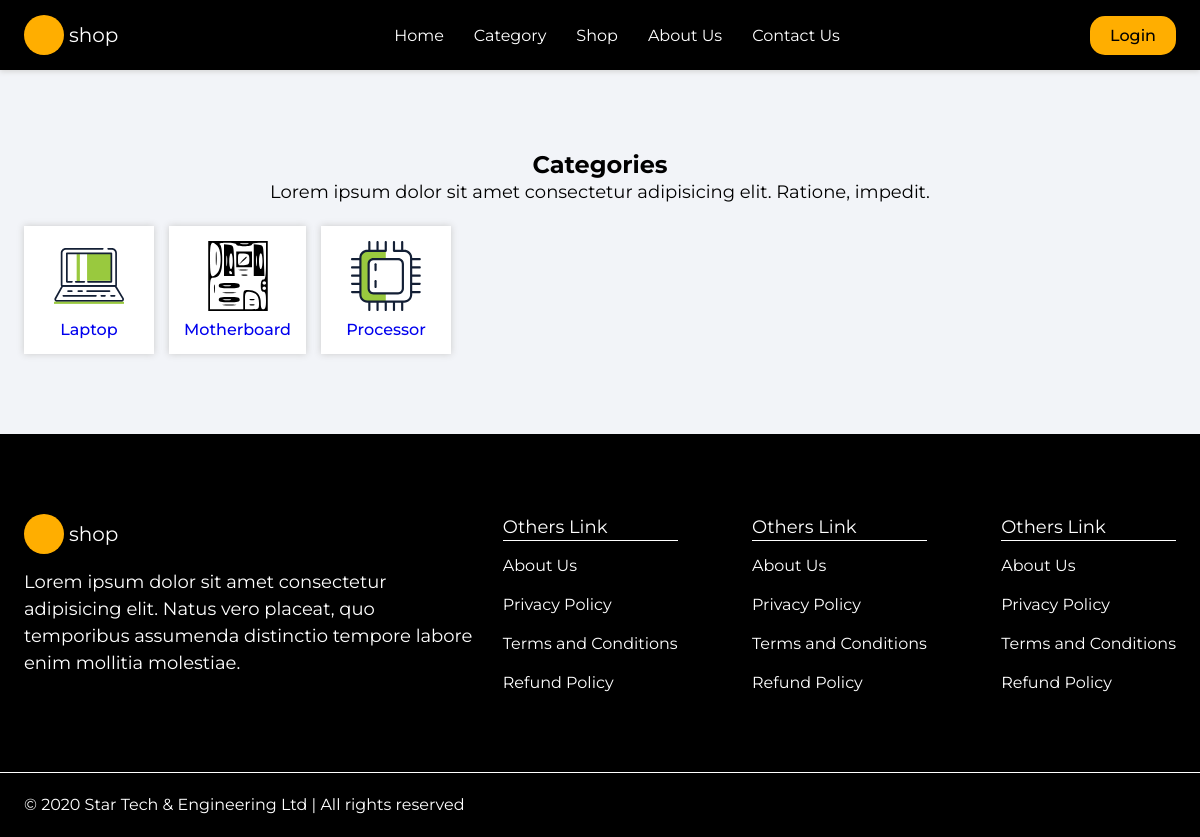
The page /category/ on the database its author committed.
### store/models.py (models this page shows, shortened)
class Category(models.Model):
    name = models.CharField(max_length=255)
    slug = models.SlugField(max_length=255, unique=True)
    image = models.ImageField(upload_to="images/", max_length=100)
    updated_at = models.DateTimeField(auto_now=True)
    created_at = models.DateTimeField(auto_now_add=True)
    class Meta:
        ordering=['name']

### store/views.py (the view)
# urls.py: path('category/', views.category, name='category.index'),
def category(request):
    categories = Category.objects.all()
    context = {
        'categories': categories
    }
    return render(request, 'category/index.html', context)

### store/templates/category/index.html (shortened to what this page needs)
{% extends "main.html" %}
{% load static %}
{% block content %}
<section class="category">
    <div class="container category__container">
        <div class="heading">
            <h2>Categories</h2>
            <p>Lorem ipsum dolor sit amet consectetur adipisicing elit. Ratione, impedit.</p>
        </div>
        <div class="categories">
            {% for category in categories %}
            <div class="item">
                <img src="{{ category.image.url }}" alt="Laptop">
                <a href="{% url 'category.show' category.slug %}">{{ category.name }}</a>
            </div>
            {% endfor %}
        </div>
    </div>
</section>
{% endblock content %}

### templates/main.html (shortened to what this page needs)
{% load static %}
<!DOCTYPE html>
<html lang="en">
<head>
    <link rel="stylesheet" href="{% static 'font/css/all.min.css' %}">
    <link rel="stylesheet" href=" {% static 'css/style.css' %}">
</head>
<body>
    {% include "navbar.html" %}
    {% block content %}
    {% endblock %}
    {% include "footer.html" %}
</body>
</html>

### templates/navbar.html (shortened to what this page needs)
<div class="menu">
    <div class="container menu__container">
        <div class="logo">
            <a href="#"><i class="fa-solid fa-laptop"></i>shop</a>
        </div>
        <nav class="nav">
            <ul>
                <li class="menu-item"><a class="nav-link" href="{% url 'index' %}">Home</a></li>
                <li class="menu-item"><a class="nav-link" href="{% url 'category.index' %}">Category</a></li>
                <li class="menu-item"><a class="nav-link" href="{% url 'product.index' %}">Shop</a></li>
                <li class="menu-item"><a class="nav-link" href="#">About Us</a></li>
                <li class="menu-item"><a class="nav-link" href="#">Contact Us</a></li>
            </ul>
        </nav>
        <div class="menu-btn">
            <a href="#" class="login">Login</a>
        </div>
    </div>
</div>

### templates/footer.html
<div class="footer">
    <div class="container footer__container">
        <div class="footer-area">
            <div class="left__widget">
                <div class="logo mb-15">
                    <a href="#"><i class="fa-solid fa-laptop"></i>shop</a>
                </div>
                <p>Lorem ipsum dolor sit amet consectetur adipisicing elit. Natus vero placeat, quo temporibus assumenda
                    distinctio tempore labore enim mollitia molestiae.</p>
            </div>
            <div class="right__widget">
                <div class="footer-menu">
                    <p class="footer-heading">Others Link</p>
                    <ul>
                        <li><a href="#">About Us</a></li>
                        <li><a href="#">Privacy Policy</a></li>
                        <li><a href="#">Terms and Conditions</a></li>
                        <li><a href="#">Refund Policy</a></li>
                    </ul>
                </div>
                <div class="footer-menu">
                    <p class="footer-heading">Others Link</p>
                    <ul>
                        <li><a href="#">About Us</a></li>
                        <li><a href="#">Privacy Policy</a></li>
                        <li><a href="#">Terms and Conditions</a></li>
                        <li><a href="#">Refund Policy</a></li>
                    </ul>
                </div>
                <div class="footer-menu">
                    <p class="footer-heading">Others Link</p>
                    <ul>
                        <li><a href="#">About Us</a></li>
                        <li><a href="#">Privacy Policy</a></li>
                        <li><a href="#">Terms and Conditions</a></li>
                        <li><a href="#">Refund Policy</a></li>
                    </ul>
                </div>
            </div>
        </div>
    </div>
</div>
<div class="bottom-footer">
    <div class="container">
        <p>© 2020 Star Tech & Engineering Ltd | All rights reserved</p>
    </div>
</div>

### static/css/style.css (style rules this page uses)
:root { --primary-color: rgb(255, 174, 0); --secondary-color: rgb(255, 145, 0); --white-color: #fff; --black-color: #000; --gray-color: rgb(48, 48, 48); }
* { margin: 0; padding: 0; box-sizing: border-box; }
body { font-family: 'Montserrat', sans-serif; background: #f2f4f8; }
ul { list-style: none; }
a { text-decoration: none; display: inline-block; }
img { width: 100%; }
h2 { font: 34px; }
p { font-size: 18px; line-height: 1.5; }
section { padding: 80px 0; }
.container { padding: 0 2%; }
.mb-15 { margin-bottom: 15px; }
.heading { text-align: center; margin-bottom: 20px; }
.menu { background: var(--black-color); box-shadow: 0 2px 5px rgb(216, 216, 216); padding: 15px 0; position: relative; }
.menu__container { display: flex; justify-content: space-between; align-items: center; }
.logo { width: 120px; }
.logo a { display: flex; align-items: center; color: var(--white-color); font-size: 20px; }
.logo i { background: var(--primary-color); color: var(--black-color); height: 40px; width: 40px; font-size: 20px; font-weight: bold; border-radius: 50%; margin-right: 5px; display: flex; align-items: center; justify-content: center; }
.menu .nav ul { display: flex; gap: 30px; }
.menu .nav .menu-item { position: relative; }
.menu .nav .menu-item .nav-link { color: var(--white-color); }
.menu .login { background: var(--primary-color); padding: 10px 20px; color: var(--black-color); font-weight: 500; border-radius: 15px; }
.menu .menu-btn { display: flex; justify-content: center; gap: 10px; }
.category .categories { display: grid; grid-template-columns: repeat(8, 1fr); gap: 15px; }
.category .categories .item { background: var(--white-color); box-shadow: 0 0 7px rgb(202, 202, 202); padding: 15px; text-align: center; }
.category .categories .item img { width: 70px; margin-bottom: 5px; }
.category .categories .item a { font-weight: 500; }
.footer { background: var(--black-color); padding: 80px 0; color: var(--white-color); }
.footer-area { display: flex; gap: 30px; }
.footer-area .left__widget { flex-basis: 40%; }
.footer-area .right__widget { flex-basis: 60%; display: flex; justify-content: space-between; gap: 30px; }
.footer-menu .footer-heading { margin-bottom: 15px; position: relative; }
.footer-menu .footer-heading::after { content: ""; position: absolute; width: 100%; height: 1px; background: var(--white-color); left: 0; bottom: 0; }
.footer-area .right__widget .footer-menu ul { display: flex; flex-direction: column; gap: 20px; }
.footer-area .right__widget a { color: var(--white-color); }
.bottom-footer { background: var(--black-color); color: var(--white-color); padding: 20px 0; border-top: 1px solid var(--white-color); }
.bottom-footer p { font-size: 16px; }

### rows shown on the page
Category: image (picture), name "Laptop"
Category: image (picture), name "Motherboard"
Category: image (picture), name "Processor"
